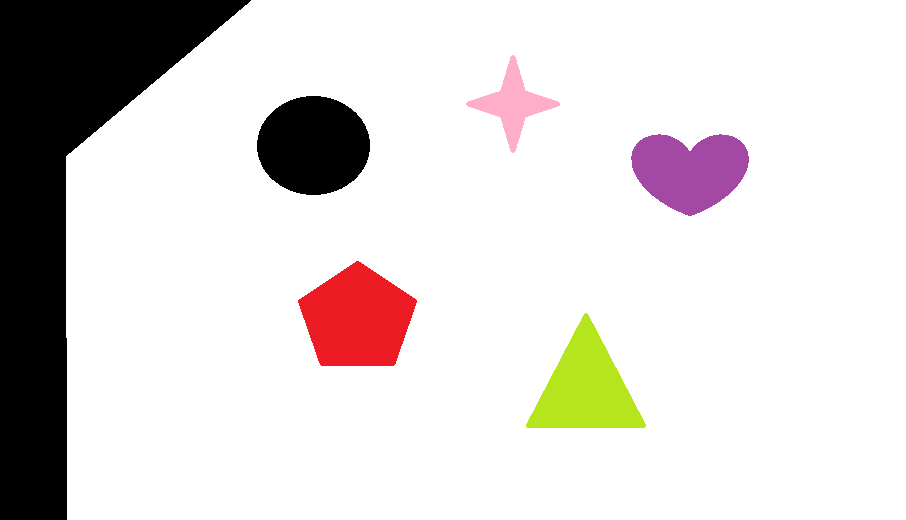
#> input picture SEM 2/IP/Practical/Img/drawen.png, 906 x 520 px, found by its file name
$ python edge_det.py
#> lines starting #> are read from the running program, lines starting #| are printed output that depends on the picture; after the words box and inside, x2 and y2 are one past the last pixel; in counts of white or black regions, pixels touching at a corner belong together
import cv2
import matplotlib.pyplot as plt

def edge_detection(image_path, scale_percent=50):
#> called with image_path = 'Img/drawen.png', scale_percent = 30
    image = cv2.imread(image_path)
#> image is the input picture: shape (520, 906, 3); mean B, G, R 214.5, 215.9, 220.9

    width = int(image.shape[1] * scale_percent / 100)
#> width = 271
    height = int(image.shape[0] * scale_percent / 100)
#> height = 156
    dim = (width, height)
#> dim = (271, 156)
    image_resized = cv2.resize(image, dim, interpolation=cv2.INTER_AREA)

    gray_image = cv2.cvtColor(image_resized, cv2.COLOR_BGR2GRAY)
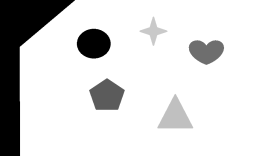
#> gray_image: shape (156, 271); min 0, max 255, mean 217.2

    # Apply Gaussian Blur to reduce noise
    blurred_image = cv2.GaussianBlur(gray_image, (5, 5), 0)

    # Perform Canny edge detection
    edges = cv2.Canny(blurred_image, threshold1=100, threshold2=200)
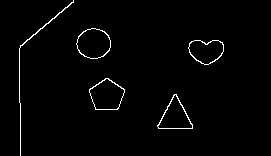
#> edges: shape (156, 271); 1.6% white in thin lines or dots, all inside (x1, y1, x2, y2) = (19, 0, 224, 156)

    # Display the images using Matplotlib
    plt.figure(figsize=(10, 5))

    plt.subplot(1, 2, 1)
    plt.imshow(cv2.cvtColor(image_resized, cv2.COLOR_BGR2RGB))  # Convert BGR to RGB for Matplotlib
    plt.title('Original Image')
    plt.axis('off')

    plt.subplot(1, 2, 2)
    plt.imshow(edges, cmap='gray')
    plt.title('Edge Detected')
    plt.axis('off')
    plt.tight_layout()
    plt.show()
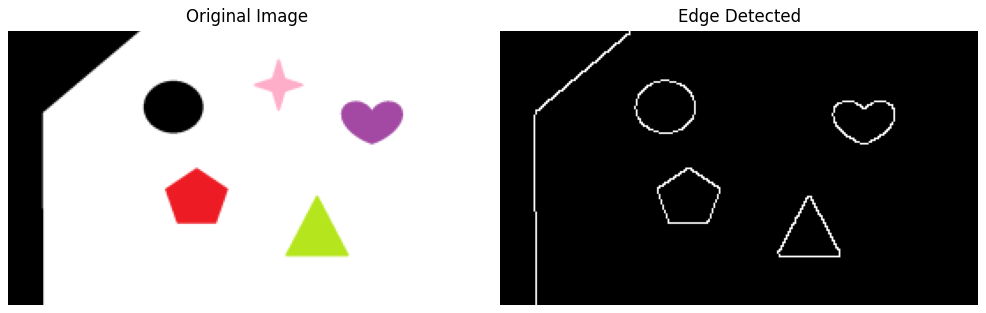
#> figure drawn by matplotlib, 2 panels

edge_detection('Img/drawen.png', scale_percent=30)

$ run again, with SEM 2/IP/Practical/Img/circle.png copied over SEM 2/IP/Practical/Img/drawen.png
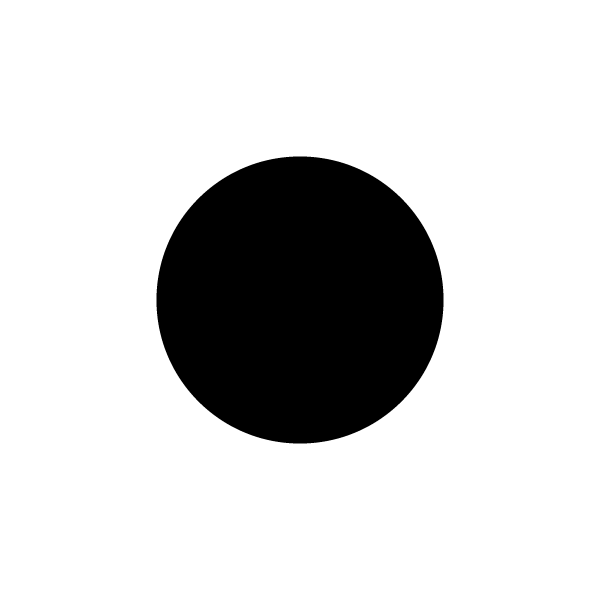
#> input picture SEM 2/IP/Practical/Img/circle.png, 601 x 602 px, found by its file name
#> in edge_detection, image is the input picture: shape (602, 601, 3); min 0, max 255, mean 209.3
#> in edge_detection, `edges = cv2.Canny(blurred_image, threshold1=100, threshold2=200)`:
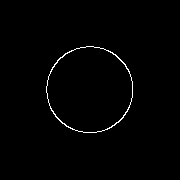
#> edges: shape (180, 180); 0.98% white in thin lines or dots, all inside (x1, y1, x2, y2) = (46, 46, 133, 133)
#> in edge_detection, `plt.show()`:
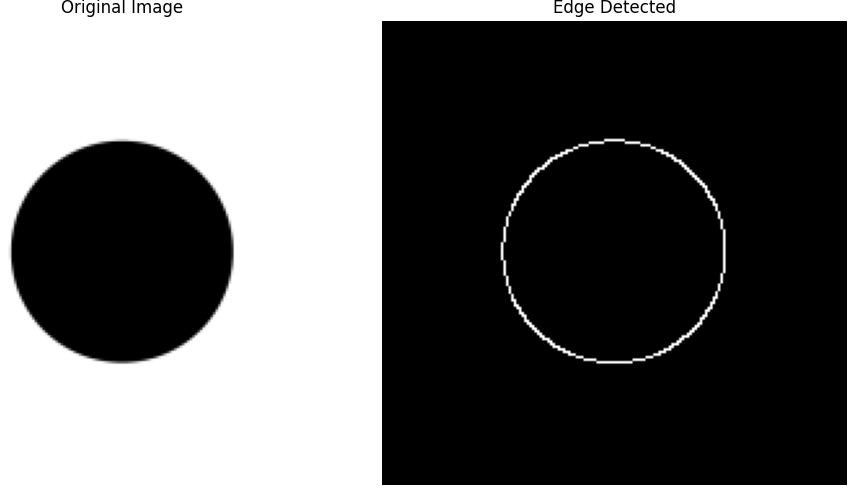
#> figure drawn by matplotlib, 2 panels
